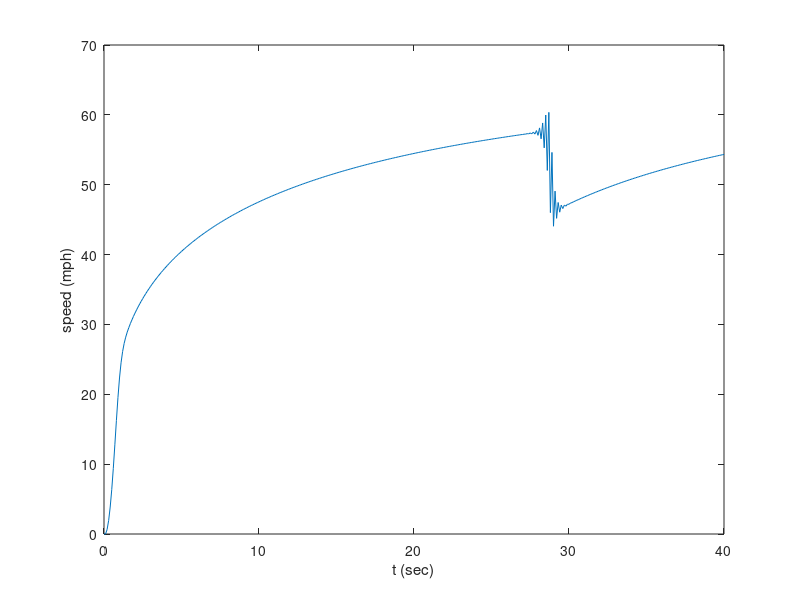

The MATLAB script that drew this image:
m = 20;
Gp = 20;
c = 0.05;

x0 = 65;

x(1:2) = 0;

dt = 0.1;
t = 0:dt:40;
nt = length(t);

for tt = 2:nt-1
	x(tt+1) = 2*x(tt) - x(tt-1) - ((3*c*dt)/m)*(x(tt)^2)*(x(tt)-x(tt-1)) + ((Gp*(dt^2))/m)*(x0-x(tt));
end

figure;
plot(t,x);
xlabel('t (sec)');
ylabel('speed (mph)');